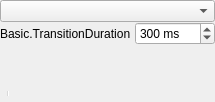
  <widget class="OBSDock" name="transitionsDock">
   <property name="features">
    <set>QDockWidget::DockWidgetClosable|QDockWidget::DockWidgetFloatable|QDockWidget::DockWidgetMovable</set>
   </property>
   <property name="windowTitle">
    <string>Basic.SceneTransitions</string>
   </property>
   <attribute name="dockWidgetArea">
    <number>8</number>
   </attribute>
   <widget class="QWidget" name="dockWidgetContents_5">
    <layout class="QVBoxLayout" name="verticalLayout_3">
     <property name="spacing">
      <number>0</number>
     </property>
     <property name="leftMargin">
      <number>0</number>
     </property>
     <property name="topMargin">
      <number>0</number>
     </property>
     <property name="rightMargin">
      <number>0</number>
     </property>
     <property name="bottomMargin">
      <number>0</number>
     </property>
     <item>
      <widget class="QFrame" name="transitionsFrame">
       <layout class="QVBoxLayout" name="verticalLayout_8">
        <property name="spacing">
         <number>0</number>
        </property>
        <property name="leftMargin">
         <number>0</number>
        </property>
        <property name="topMargin">
         <number>0</number>
        </property>
        <property name="rightMargin">
         <number>0</number>
        </property>
        <property name="bottomMargin">
         <number>0</number>
        </property>
        <item>
      <widget class="QFrame" name="transitionsControls">
       <layout class="QVBoxLayout">
        <property name="spacing">
         <number>0</number>
        </property>
        <property name="leftMargin">
         <number>0</number>
        </property>
        <property name="topMargin">
         <number>0</number>
        </property>
        <property name="rightMargin">
         <number>0</number>
        </property>
        <property name="bottomMargin">
         <number>0</number>
        </property>
        <item>
         <widget class="QComboBox" name="transitions">
          <property name="minimumSize">
           <size>
            <width>120</width>
            <height>0</height>
           </size>
          </property>
          <property name="accessibleName">
           <string>Transition</string>
          </property>
         </widget>
        </item>
        <item>
         <layout class="QHBoxLayout" name="horizontalLayout_3">
          <property name="spacing">
           <number>4</number>
          </property>
          <item>
           <widget class="QLabel" name="transitionDurationLabel">
            <property name="sizePolicy">
             <sizepolicy hsizetype="Maximum" vsizetype="Preferred">
              <horstretch>0</horstretch>
              <verstretch>0</verstretch>
             </sizepolicy>
            </property>
            <property name="text">
             <string>Basic.TransitionDuration</string>
            </property>
            <property name="buddy">
             <cstring>transitionDuration</cstring>
            </property>
           </widget>
          </item>
          <item>
           <widget class="QSpinBox" name="transitionDuration">
            <property name="accessibleName">
             <string>Basic.TransitionDuration</string>
            </property>
            <property name="suffix">
             <string> ms</string>
            </property>
            <property name="minimum">
             <number>50</number>
            </property>
            <property name="maximum">
             <number>20000</number>
            </property>
            <property name="singleStep">
             <number>50</number>
            </property>
            <property name="value">
             <number>300</number>
            </property>
           </widget>
          </item>
         </layout>
        </item>
        <item>
         <spacer name="verticalSpacer">
          <property name="orientation">
           <enum>Qt::Vertical</enum>
          </property>
          <property name="sizeHint" stdset="0">
           <size>
            <width>20</width>
            <height>40</height>
           </size>
          </property>
         </spacer>
        </item>
       </layout>
      </widget>
     </item>
     <item>
      <widget class="QToolBar" name="transitionsToolbar">
       <property name="sizePolicy">
        <sizepolicy hsizetype="Preferred" vsizetype="Preferred">
         <horstretch>0</horstretch>
         <verstretch>0</verstretch>
        </sizepolicy>
       </property>
       <property name="iconSize">
        <size>
         <width>16</width>
         <height>16</height>
        </size>
       </property>
       <property name="floatable">
        <bool>false</bool>
       </property>
       <addaction name="actionAddTransition"/>
       <addaction name="actionRemoveTransition"/>
       <addaction name="separator"/>
       <addaction name="actionTransitionProperties"/>
      </widget>
     </item>
    </layout>
   </widget>
     </item>
    </layout>
   </widget>
  </widget>
